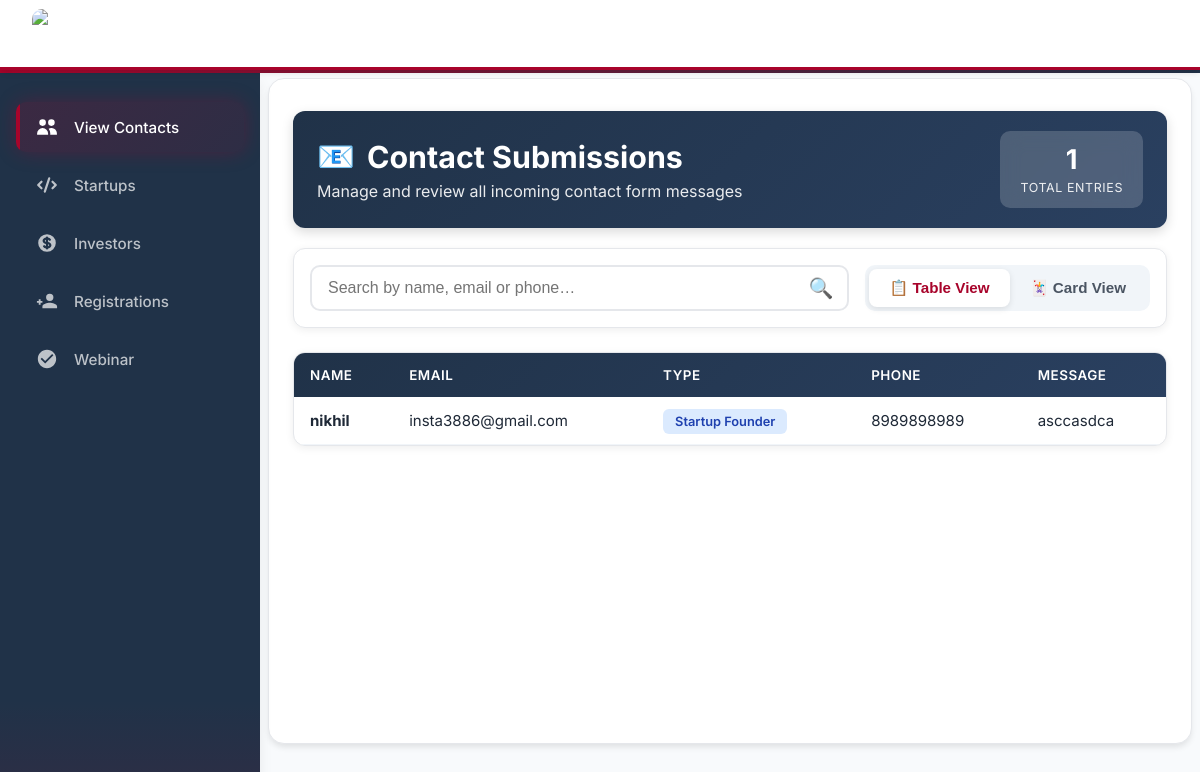
The page / on the database its author committed.
### AurexApp/models.py (models this page shows, shortened)
class Contact(models.Model):
    name = models.CharField(max_length=200)
    email = models.EmailField()
    phone = models.CharField(max_length=20, blank=True, null=True)
    i_am_a = models.CharField(max_length=50)
    message = models.TextField()
    created_at = models.DateTimeField(auto_now_add=True)

### AurexApp/views.py (the view)
# urls.py: path("", contact_list, name="contact_list"),
def contact_list(request):
    contacts = Contact.objects.all().order_by("-id")  # latest first
    return render(request, "contact.html", {"contacts": contacts})

### AurexApp/templates/contact.html (shortened to what this page needs)
{% extends "base.html" %}
{% block content %}
<div class="container">
    <div class="header">
        <div class="header-left">
            <h1><span>📧</span> Contact Submissions</h1>
            <p>Manage and review all incoming contact form messages</p>
        </div>
        <div class="stats-badge">
            <span class="number">{{ contacts|length }}</span>
            <span class="label">Total Entries</span>
        </div>
    </div>
    <div class="controls">
        <div class="search-box">
            <input type="text" id="searchInput" placeholder="Search by name, email or phone…" onkeyup="filterContacts()">
            <span class="search-icon">🔍</span>
        </div>
        <div class="view-toggle">
            <button id="tableBtn" class="view-btn active" onclick="showTable()">📋 Table View</button>
            <button id="gridBtn" class="view-btn" onclick="showGrid()">🃏 Card View</button>
        </div>
    </div>
    <div id="tableView">
        <div class="table-wrapper">
            <table id="contactTable">
                <thead>
                    <tr>
                        <th>Name</th>
                        <th>Email</th>
                        <th>Type</th>
                        <th>Phone</th>
                        <th>Message</th>
                    </tr>
                </thead>
                <tbody id="tableBody">
                    {% for c in contacts %}
                    <tr>
                        <td><strong>{{ c.name }}</strong></td>
                        <td>{{ c.email }}</td>
                        <td><span class="type-badge">{{ c.i_am_a|default:"General" }}</span></td>
                        <td>{{ c.phone|default:"—" }}</td>
                        <td class="message-cell" title="{{ c.message|escape }}">{{ c.message|default:"—" }}</td>
                    </tr>
                    {% endfor %}
                </tbody>
            </table>
        </div>
    </div>
</div>
{% endblock %}

### AurexApp/templates/base.html (style rules this page uses)
* { margin: 0; padding: 0; box-sizing: border-box; }
:root { --primary-dark: #203248; --accent-red: #a8042b; --white: #ffffff; --light-gray: #f8f9fa; --border-color: #e5e7eb; --text-primary: #1f2937; --text-secondary: #6b7280; --shadow-sm: 0 1px 2px 0 rgba(0, 0, 0, 0.05); --shadow-md: 0 4px 6px -1px rgba(0, 0, 0, 0.1); --shadow-lg: 0 10px 15px -3px rgba(0, 0, 0, 0.1); --transition: all 0.3s cubic-bezier(0.4, 0, 0.2, 1); }
body { font-family: 'Inter', -apple-system, BlinkMacSystemFont, 'Segoe UI', sans-serif; background: linear-gradient(135deg, #f8f9fa 0%, #e9ecef 100%); color: var(--text-primary); overflow-x: hidden; }

### AurexApp/templates/contact.html (style rules this page uses)
* { margin: 0; padding: 0; box-sizing: border-box; }
body { font-family: 'Inter', system-ui, -apple-system, sans-serif; background: #f8fafc; color: #1f2937; }
.container { max-width: 1440px; margin: 0 auto; padding: 0 16px; }
.header { background: linear-gradient(135deg, #203248 0%, #2a4060 100%); padding: 20px 24px; border-radius: 12px; margin: 24px 0 20px; color: white; display: flex; flex-wrap: wrap; justify-content: space-between; align-items: center; gap: 20px; box-shadow: 0 4px 12px rgba(0,0,0,0.15); }
.header-left h1 { font-size: clamp(1.5rem, 5.5vw, 1.9rem); font-weight: 700; margin-bottom: 6px; display: flex; align-items: center; gap: 12px; }
.header-left p { font-size: clamp(0.9rem, 3.5vw, 1rem); opacity: 0.9; }
.stats-badge { background: rgba(255,255,255,0.18); padding: 12px 20px; border-radius: 10px; backdrop-filter: blur(10px); text-align: center; min-width: 120px; }
.stats-badge .number { font-size: clamp(1.4rem, 6vw, 1.7rem); font-weight: 700; display: block; }
.stats-badge .label { font-size: 0.78rem; opacity: 0.9; text-transform: uppercase; letter-spacing: 0.6px; }
.controls { background: white; padding: 16px; border-radius: 12px; margin-bottom: 24px; display: flex; flex-direction: column; gap: 16px; box-shadow: 0 2px 8px rgba(0,0,0,0.07); border: 1px solid #e5e7eb; }
@media (min-width: 640px) { .controls { flex-direction: row; align-items: center; justify-content: space-between; } }
.search-box { position: relative; flex: 1; }
.search-box input { width: 100%; padding: 12px 48px 12px 16px; border: 2px solid #e5e7eb; border-radius: 10px; font-size: 1rem; transition: all 0.2s ease; }
.search-icon { position: absolute; right: 16px; top: 50%; transform: translateY(-50%); color: #6b7280; font-size: 1.25rem; }
.view-toggle { display: flex; background: #f1f5f9; padding: 4px; border-radius: 10px; align-self: center; }
.view-btn { padding: 10px 20px; border: none; background: transparent; border-radius: 8px; cursor: pointer; font-weight: 600; font-size: 0.95rem; color: #4b5563; transition: all 0.2s; min-width: 100px; touch-action: manipulation; }
.view-btn.active { background: white; color: #a8042b; box-shadow: 0 2px 6px rgba(0,0,0,0.1); }
.table-wrapper { overflow-x: auto; border-radius: 12px; background: white; box-shadow: 0 2px 8px rgba(0,0,0,0.07); border: 1px solid #e5e7eb; }
table { width: 100%; border-collapse: collapse; min-width: 720px; font-size: 0.94rem; }
th, td { padding: 14px 16px; text-align: left; }
thead { background: linear-gradient(135deg, #203248 0%, #2a4060 100%); }
th { color: white; font-weight: 600; font-size: 0.84rem; text-transform: uppercase; letter-spacing: 0.5px; white-space: nowrap; }
td { border-bottom: 1px solid #f1f5f9; color: #1f2937; }
.message-cell { max-width: 280px; overflow: hidden; text-overflow: ellipsis; white-space: nowrap; }
.type-badge { padding: 5px 12px; border-radius: 6px; font-size: 0.8rem; font-weight: 600; background: #dbeafe; color: #1e40af; white-space: nowrap; }

### rows shown on the page
Contact: name "nikhil", email "insta3886@gmail.com", i_am_a "Startup Founder", phone "8989898989", message "asccasdca"

### other values the page prints
{{ contacts|length }} "1"
